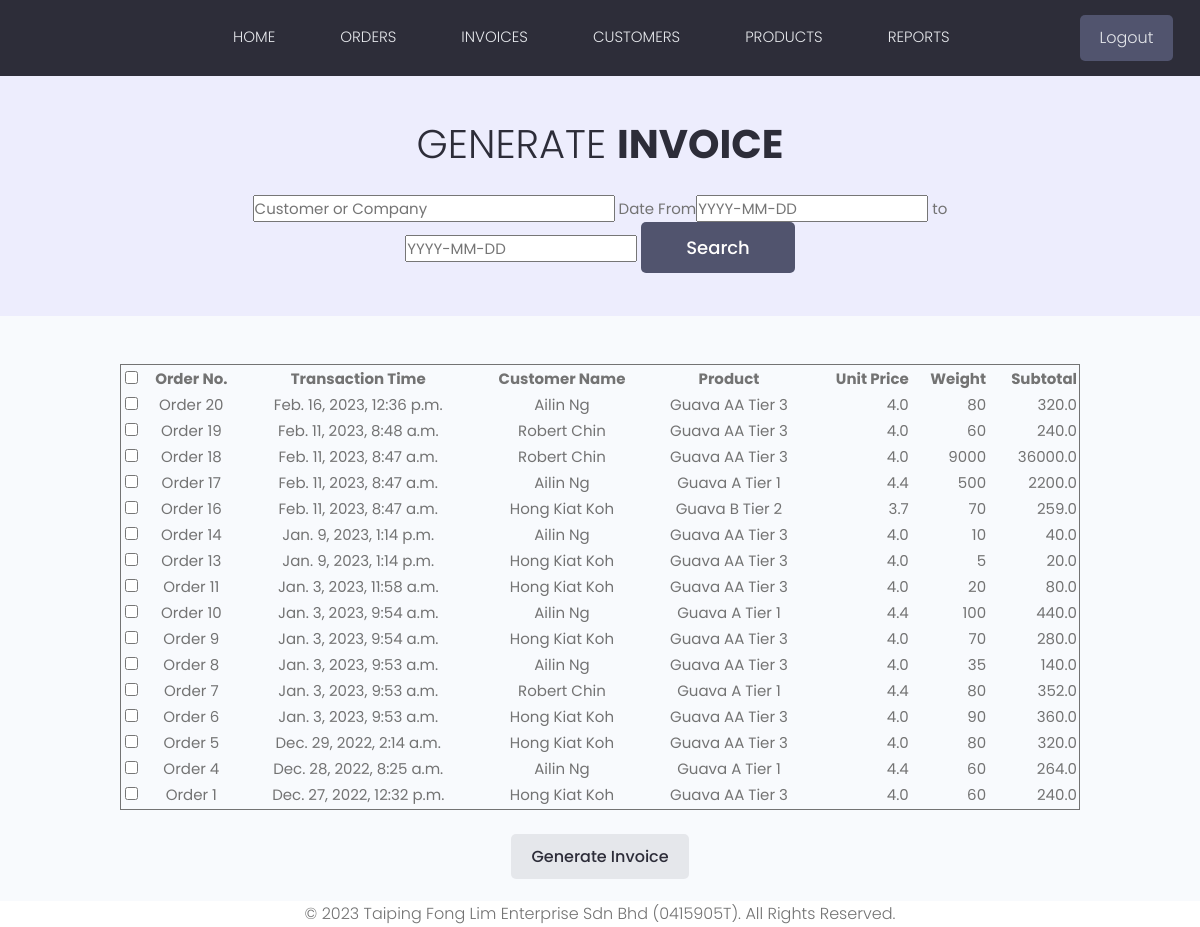
Page /generateInvoices/ (signed in) on the earlier database version.
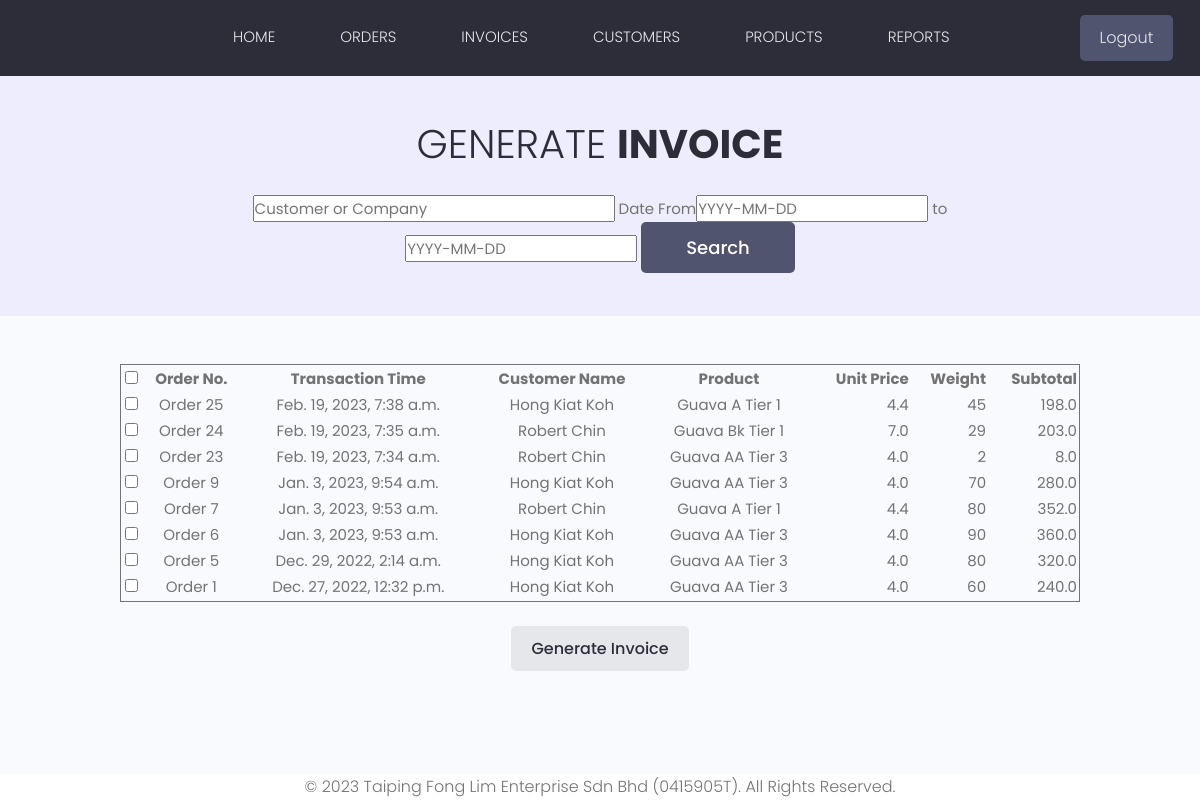
Same page on the later database version.
### products/models.py (models this page shows, shortened)
class Order(models.Model):
    invoice = models.ForeignKey(Invoice, on_delete=models.SET_NULL, null=True)
    customer = models.ForeignKey(Customer, on_delete=models.PROTECT, null=True)
    transactionTime = models.DateTimeField(auto_now_add=True)
    product = models.ForeignKey(Product, on_delete=models.PROTECT)
    weight = models.IntegerField(null=True)
    flag = models.BooleanField(default=False)
    @property
    def subtotal(self):
        subtotal = round(self.product.unitPrice * self.weight, 2)
        return subtotal
    def __str__(self):
        return 'Order ' + str(self.id)
    class Meta:
        ordering = ['-transactionTime']

class Customer(models.Model):
    STATES = (
        ('Johor', 'Johor'),
        ('Kedah', 'Kedah'),
        ('Kelantan', 'Kelantan'),
        ('Malacca', 'Malacca'),
        ('Negeri Sembilan', 'Negeri Sembilan'),
        ('Pahang', 'Pahang'),
        ('Penang', 'Penang'),
        ('Perak', 'Perak'),
        ('Perlis', 'Perlis'),
        ('Sabah', 'Sabah'),
        ('Sarawak', 'Sarawak'),
        ('Selangor', 'Selangor'),
        ('Terengganu', 'Terengganu'),
        )
    firstname = models.CharField(max_length=50, null=True)
    lastname = models.CharField(max_length=50, null=True)
    address = models.CharField(max_length=200, null=True, default='N/A')
    phone_regex = RegexValidator(regex=r'^\d{3}\d{3}\d{4}$')
    phone = models.CharField(null=True, max_length=30, validators=[phone_regex])
    email = models.EmailField(null=True, validators=[validators.EmailValidator()])
    companyName = models.CharField(max_length=100, null=True, default='N/A')
    companyPhone = models.IntegerField(null=True)
    companyAddress = models.CharField(max_length=200, null=True, default='N/A')
    city = models.CharField(max_length=20, null=True, default='N/A')
    state = models.CharField(max_length=15, choices=STATES, null=True)
    postcode = models.IntegerField(null=True)
    tier = models.ForeignKey(Tier, on_delete=models.PROTECT)
    def __str__(self):
        return f"{self.firstname} {self.lastname}"

class Product(models.Model):
    GRADES = (
        ('AA', 'Grade AA'),
        ('A', 'Grade A'),
        ('B', 'Grade B'),
        ('Bk', 'Grade Bk'),
        ('C', 'Grade C')
    )
    productName = models.CharField(max_length=20, null=True)
    grade = models.CharField(max_length=10, choices=GRADES, null=True)
    tier = models.ForeignKey(Tier, on_delete=models.PROTECT)
    unitPrice = models.FloatField(null=True)
    def __str__(self):
        return f"{self.productName} {self.grade} {self.tier}"

class Tier(models.Model):
    TIERS = (
        ('1', 'Tier 1'),
        ('2', 'Tier 2'),
        ('3', 'Market'),
    )
    tier = models.CharField(max_length=10, choices=TIERS, null=True)
    def __str__(self):
        return 'Tier ' + str(self.tier)

### products/views.py (the view)
# urls.py: path("generateInvoices/", views.generateInvoices, name="generateInvoices"),
@login_required(login_url='login')
def generateInvoices(request):
    if request.method == "POST":
        id_list = request.POST.getlist('boxes')
        orders = [Order.objects.get(id=id) for id in id_list]
        customer = orders[0].customer
        invoice = Invoice()
        invoice.customer = customer
        grandTotal = 0
        for order in orders:
            grandTotal += order.subtotal
        invoice.grandTotal = grandTotal
        summary = str(orders[0].product.productName)
        for order in orders:
            summary = summary + ' ' + str(order.product.grade) + ' ' + str(order.weight) + 'kg ,'
        invoice.summary = summary
        invoice.save()
        for order in id_list:
            Order.objects.filter(pk=int(order)).update(flag=True)
            Order.objects.filter(pk=int(order)).update(invoice=invoice)
        messages.success(request, ("Invoice generated successfully"))
        context = {'invoice':invoice, 'orders':orders}
        return redirect('invoices')
    else:
        orders, customer, startDate, endDate = searchOrdersForInvoice(request)
        context = {'orders': orders, 'customer': customer, 'startDate': startDate, 'endDate': endDate}
        return render(request, 'generateInvoices.html', context)

### products/utilities.py (called while the page is built, shortened)
def searchOrdersForInvoice(request):
    customer = ''
    startDate  = ''
    endDate = ''
    if request.GET.get('search_customer'):
        customer = request.GET.get('search_customer')
    if request.GET.get('search_startDate'):
        startDate = request.GET.get('search_startDate')
    if request.GET.get('search_endDate'):
        endDate = request.GET.get('search_endDate')
    if customer == '':
        orders = Order.objects.filter(flag=False)
    return orders, customer, startDate, endDate

### templates/generateInvoices.html (shortened to what this page needs)
{% extends 'main.html' %}
{% block content %}
  <main class="projects">
    <section class="hero-section text-center">
      <div class="container container--narrow">
        <div class="hero-section__box">
          <h2>Generate <span>Invoice</span></h2>
        </div>
        <div class="hero-section__search">
          <form method="get">
              <input size="25" type="text" name="search_customer" value="{{ customer }}" placeholder="Customer or Company"/>
              Date From<input size="15" type="text" name="search_startDate" value="{{ startDate }}" placeholder="YYYY-MM-DD"/>
              to<input size="15" type="text" name="search_endDate" value="{{ endDate }}" placeholder="YYYY-MM-DD"/>
            <input class="btn btn--sub btn--lg" type="submit" value="Search" />
          </form>
        </div>
      </div>
    </section>
  <br/><br/>
  <form action="" method="POST">
      <table class="table table-striped table-hover table-bordered">
  <thead>
    <tr class="align-center">
        <th>
            <div class="form-check">
                <input class="form-check-input" type="checkbox" id="select-all" onchange="selectAllOrders(this)">
            </div>
        </th>
      <th>Order No.</th>
      <th>Transaction Time</th>
      <th>Customer Name</th>
      <th>Product</th>
      <th class="align-numeric">Unit Price</th>
      <th class="align-numeric">Weight</th>
      <th class="align-numeric">Subtotal</th>
    </tr>
  </thead>
  <tbody>
    {% for order in orders %}
                <tr class="align-center">
                    <td>
                        <div class="form-check">
                            <input class="form-check-input" type="checkbox" value="{{ order.id }}" id="{{ order.id }}" name="boxes">
                        </div>
                    </td>
                    <td>{{ order}}</td>
                    <td>{{ order.transactionTime }}</td>
                    <td>{{ order.customer }}</td>
                    <td>{{ order.product }}</td>
                    <td class="align-numeric">{{ order.product.unitPrice }}</td>
                    <td class="align-numeric">{{ order.weight }}</td>
                    <td class="align-numeric">{{ order.subtotal}}</td>
                </tr>
            {% endfor %}
  </tbody>
</table>
  <br/>
      <div class="align-center"><button class="btn btn-secondary" type="submit">Generate Invoice</button></div>
  </form>
</main>
{% endblock content %}

Differences in the rows shown:
no longer on this page (row edited): Order: id "Order 20", transactionTime "Feb. 16, 2023, 12:36 p.m.", customer "Ailin Ng", product "Guava AA Tier 3", product.unitPrice "4.0", weight "80", subtotal "320.0"
no longer on this page (row edited): Order: id "Order 19", transactionTime "Feb. 11, 2023, 8:48 a.m.", customer "Robert Chin", product "Guava AA Tier 3", product.unitPrice "4.0", weight "60", subtotal "240.0"
no longer on this page (row edited): Order: id "Order 18", transactionTime "Feb. 11, 2023, 8:47 a.m.", customer "Robert Chin", product "Guava AA Tier 3", product.unitPrice "4.0", weight "9000", subtotal "36000.0"
no longer on this page (row edited): Order: id "Order 17", transactionTime "Feb. 11, 2023, 8:47 a.m.", customer "Ailin Ng", product "Guava A Tier 1", product.unitPrice "4.4", weight "500", subtotal "2200.0"
no longer on this page (row edited): Order: id "Order 16", transactionTime "Feb. 11, 2023, 8:47 a.m.", customer "Hong Kiat Koh", product "Guava B Tier 2", product.unitPrice "3.7", weight "70", subtotal "259.0"
no longer on this page (row edited): Order: id "Order 14", transactionTime "Jan. 9, 2023, 1:14 p.m.", customer "Ailin Ng", product "Guava AA Tier 3", product.unitPrice "4.0", weight "10", subtotal "40.0"
no longer on this page (row edited): Order: id "Order 13", transactionTime "Jan. 9, 2023, 1:14 p.m.", customer "Hong Kiat Koh", product "Guava AA Tier 3", product.unitPrice "4.0", weight "5", subtotal "20.0"
no longer on this page (row edited): Order: id "Order 11", transactionTime "Jan. 3, 2023, 11:58 a.m.", customer "Hong Kiat Koh", product "Guava AA Tier 3", product.unitPrice "4.0", weight "20", subtotal "80.0"
no longer on this page (row edited): Order: id "Order 10", transactionTime "Jan. 3, 2023, 9:54 a.m.", customer "Ailin Ng", product "Guava A Tier 1", product.unitPrice "4.4", weight "100", subtotal "440.0"
no longer on this page (row edited): Order: id "Order 8", transactionTime "Jan. 3, 2023, 9:53 a.m.", customer "Ailin Ng", product "Guava AA Tier 3", product.unitPrice "4.0", weight "35", subtotal "140.0"
no longer on this page (row edited): Order: id "Order 4", transactionTime "Dec. 28, 2022, 8:25 a.m.", customer "Ailin Ng", product "Guava A Tier 1", product.unitPrice "4.4", weight "60", subtotal "264.0"
added Order: id "Order 25", transactionTime "Feb. 19, 2023, 7:38 a.m.", customer "Hong Kiat Koh", product "Guava A Tier 1", product.unitPrice "4.4", weight "45", subtotal "198.0"
added Order: id "Order 24", transactionTime "Feb. 19, 2023, 7:35 a.m.", customer "Robert Chin", product "Guava Bk Tier 1", product.unitPrice "7.0", weight "29", subtotal "203.0"
added Order: id "Order 23", transactionTime "Feb. 19, 2023, 7:34 a.m.", customer "Robert Chin", product "Guava AA Tier 3", product.unitPrice "4.0", weight "2", subtotal "8.0"
